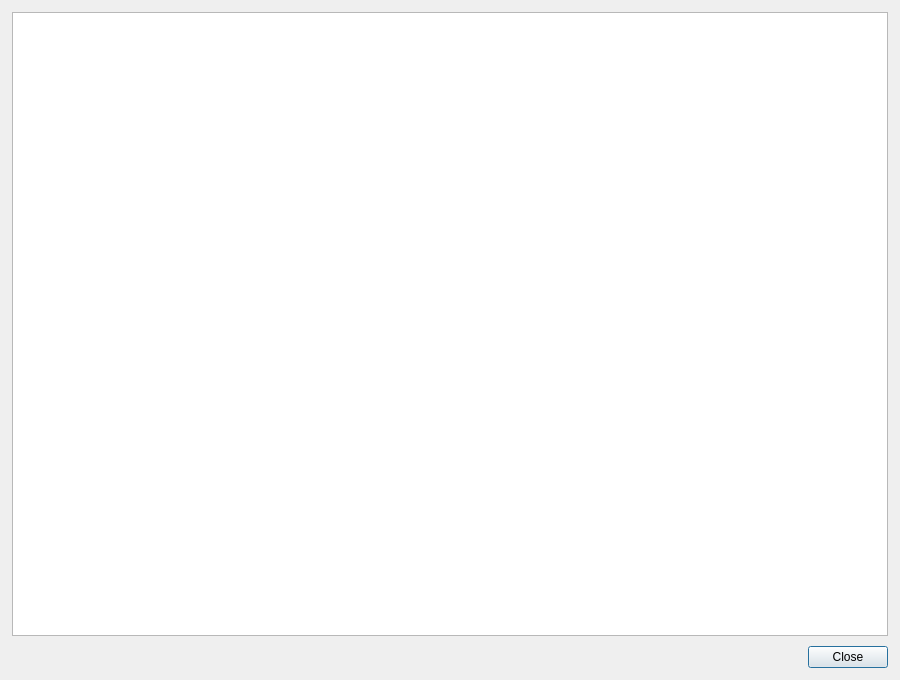
<?xml version="1.0" encoding="UTF-8"?>
<ui version="4.0">
 <class>TextViewerDialog</class>
 <widget class="QDialog" name="TextViewerDialog">
  <property name="geometry">
   <rect>
    <x>0</x>
    <y>0</y>
    <width>900</width>
    <height>680</height>
   </rect>
  </property>
  <property name="windowTitle">
   <string>查看</string>
  </property>
  <layout class="QVBoxLayout" name="verticalLayout">
   <property name="spacing">
    <number>10</number>
   </property>
   <property name="leftMargin">
    <number>12</number>
   </property>
   <property name="topMargin">
    <number>12</number>
   </property>
   <property name="rightMargin">
    <number>12</number>
   </property>
   <property name="bottomMargin">
    <number>12</number>
   </property>
   <item>
    <widget class="QTextBrowser" name="textView">
     <property name="styleSheet">
      <string notr="true">QScrollBar:vertical { width: 22px; }
QScrollBar:horizontal { height: 22px; }
</string>
     </property>
    </widget>
   </item>
   <item>
    <widget class="QDialogButtonBox" name="buttonBox">
     <property name="standardButtons">
      <set>QDialogButtonBox::Close</set>
     </property>
    </widget>
   </item>
  </layout>
 </widget>
 <resources/>
 <connections/>
</ui>
